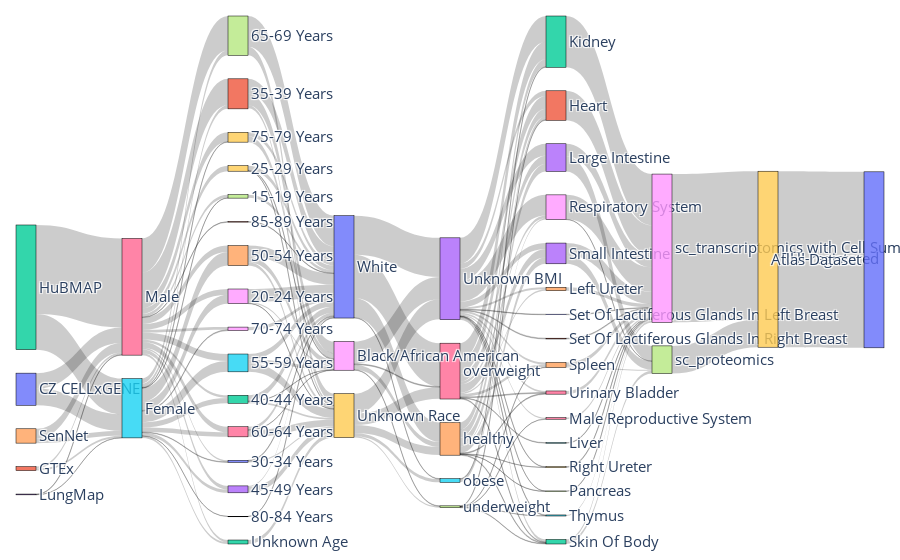

Write notebook code for a chart like this one.
### Markdown cell above
## Visualize

### Code cell
sankey_data = go.Sankey(
    node=dict(
        pad=30,  # Padding between nodes
        thickness=20,  # Node thickness
        line=dict(color="black", width=0.5),
        label=nodes['name'].tolist()  # Use the 'name' column as node labels
    ),
    link=dict(
        # Indices of source nodes from 'source_idx'
        source=prep_links['source'],
        # Indices of target nodes from 'target_idx'
        target=prep_links['target'],
        value=prep_links['value']  # Values for the links
    )
)

# Step 2: Create the layout for the Sankey diagram
layout = go.Layout(
    font=dict(size=15),
)

if not export_html_for_deployment:
    layout = go.Layout(
        # title="HRApop Universe",
        font=dict(size=20),
        width=1650,  # width in pixels
        height=800   # height in pixels
    )
  

# Step 3: Create the figure and plot
fig = go.Figure(data=[sankey_data], layout=layout)

# Make the figure responsive
fig.update_layout(
    autosize=True,
    margin=dict(l=16, r=16, t=16, b=16),
)

fig.show()

### Figure 1 — Plotly figure (JSON) as saved in the notebook; plotly's stock layout.template omitted (floating-point values rounded to 4 significant figures; data arrays with more than 128 entries replaced by an {"elided": "..."} marker saying what was removed)
{"data": [{"link": {"source": {"elided": "151 int values"}, "target": {"elided": "151 int values"}, "value": {"elided": "151 int values"}}, "node": {"label": ["CZ CELLxGENE", "GTEx", "HuBMAP", "LungMap", "SenNet", "Female", "Male", "15-19 Years", "20-24 Years", "25-29 Years", "30-34 Years", "35-39 Years", "40-44 Years", "45-49 Years", "50-54 Years", "55-59 Years", "60-64 Years", "65-69 Years", "70-74 Years", "75-79 Years", "80-84 Years", "85-89 Years", "Unknown Age", "Unknown BMI", "healthy", "obese", "overweight", "underweight", "Black/African American", "Unknown Race", "White", "Heart", "Kidney", "Large Intestine", "Left Ureter", "Liver", "Male Reproductive System", "Pancreas", "Respiratory System", "Right Ureter", "Set Of Lactiferous Glands In Left Breast", "Set Of Lactiferous Glands In Right Breast", "Skin Of Body", "Small Intestine", "Spleen", "Thymus", "Urinary Bladder", "sc_proteomics", "sc_transcriptomics with Cell Summary", "RUI-registered", "Atlas Dataset"], "line": {"color": "black", "width": 0.5}, "pad": 30, "thickness": 20}, "type": "sankey"}], "layout": {"autosize": true, "font": {"size": 15}, "margin": {"b": 16, "l": 16, "r": 16, "t": 16}}}
